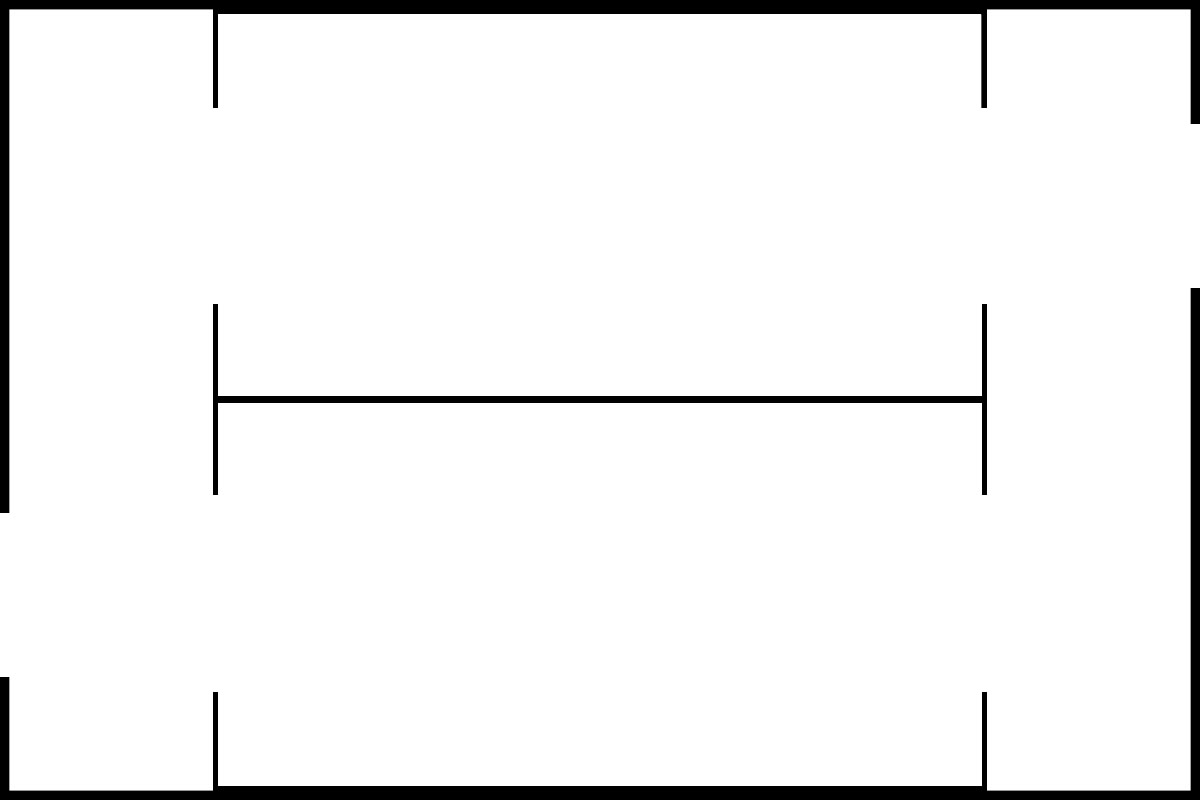
%> input picture stationary.jpg, 1200 x 800 px
$ octave project_code.m   (GNU Octave 9; MATLAB toolbox functions it lacks are replaced by stand-ins)
%> lines starting %> are read from the running program, lines starting %| are printed output that depends on the picture
mapLayers.StationaryObstacles = imread('stationary.jpg');
%> mapLayers.StationaryObstacles is the input picture: size 800x1200x3 uint8; min 0, max 255, mean 241.6
mapLayers.StationaryObstacles = im2gray(mapLayers.StationaryObstacles);
%> mapLayers.StationaryObstacles: size 800x1200 uint8
mapLayers.StationaryObstacles = imcomplement(mapLayers.StationaryObstacles);
mapLayers.RoadMarkings = imread("road_markings.jpg");
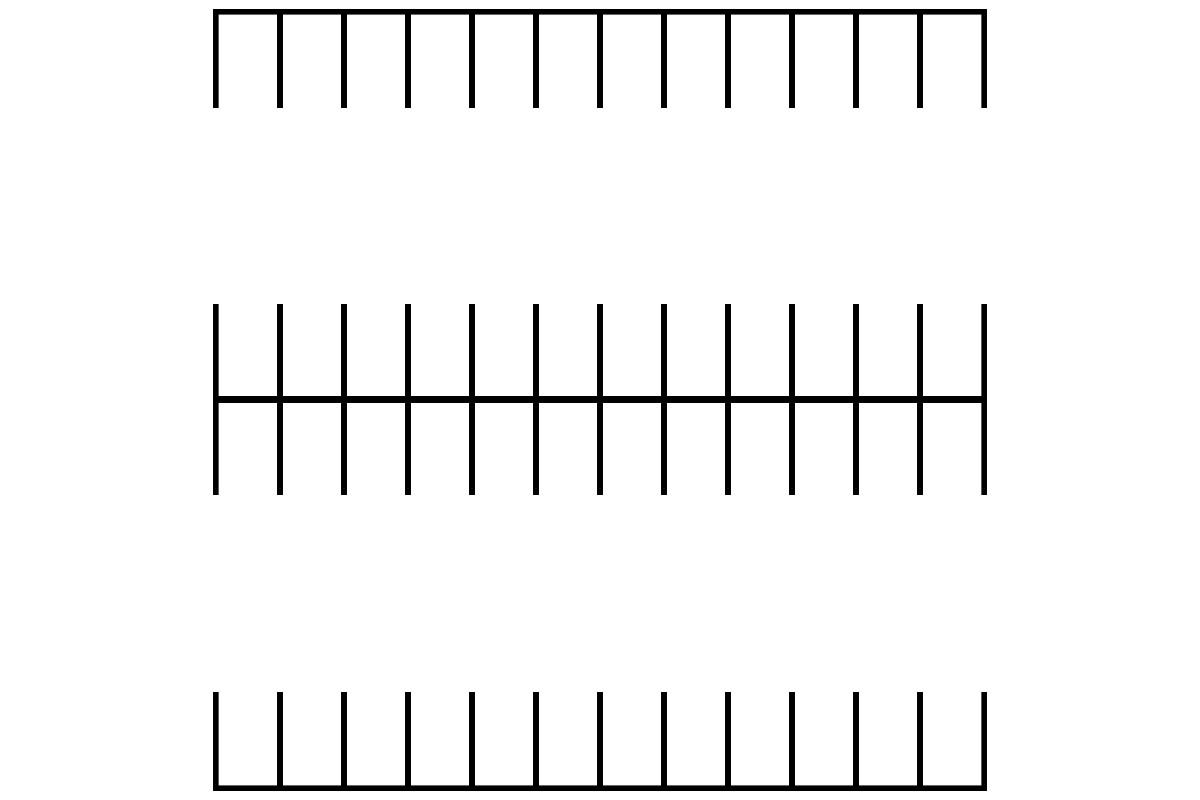
%> input picture road_markings.jpg, 1200 x 800 px
%> mapLayers.RoadMarkings is the input picture: size 800x1200x3 uint8; min 0, max 255, mean 243.6
mapLayers.RoadMarkings = im2gray(mapLayers.RoadMarkings);
%> mapLayers.RoadMarkings: size 800x1200 uint8
mapLayers.RoadMarkings = imcomplement(mapLayers.RoadMarkings);
mapLayers.ParkedCars = imread("parked_cars.jpg");
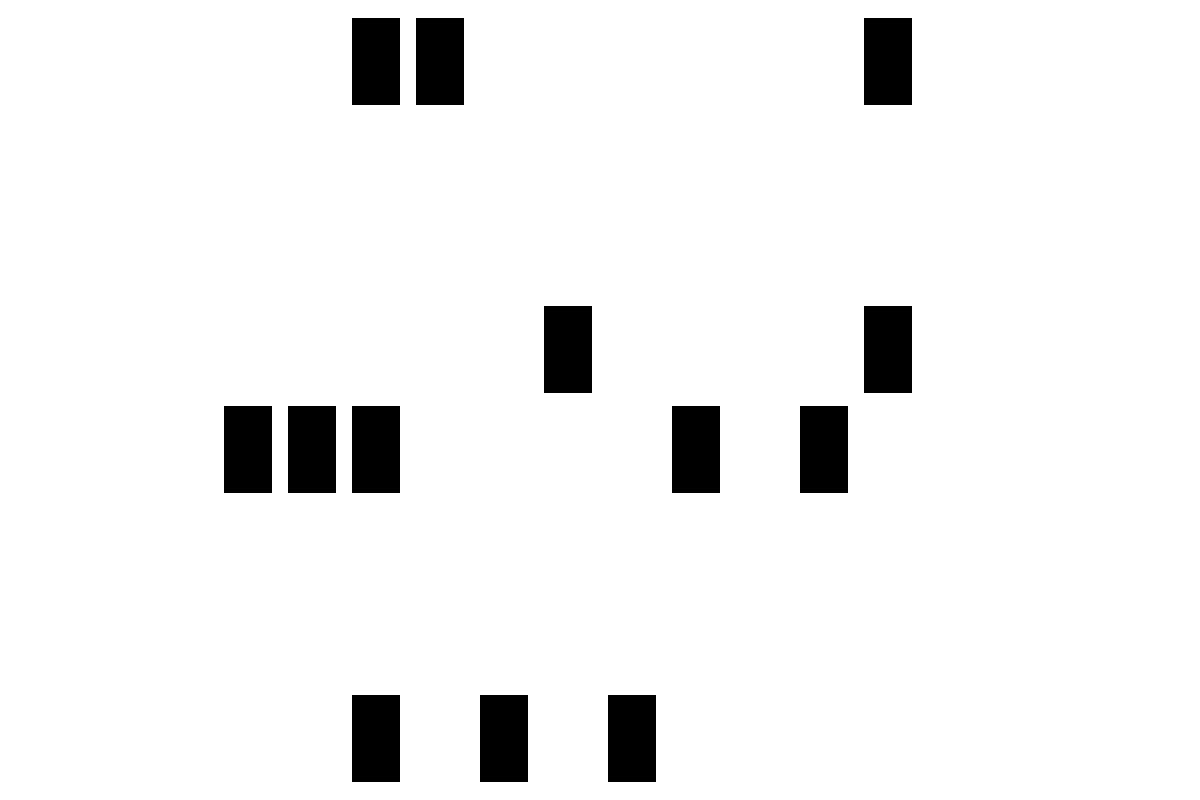
%> input picture parked_cars.jpg, 1200 x 800 px
%> mapLayers.ParkedCars is the input picture: size 800x1200x3 uint8; min 0, max 255, mean 240.6
mapLayers.ParkedCars = im2gray(mapLayers.ParkedCars);
%> mapLayers.ParkedCars: size 800x1200 uint8
mapLayers.ParkedCars = imcomplement(mapLayers.ParkedCars);
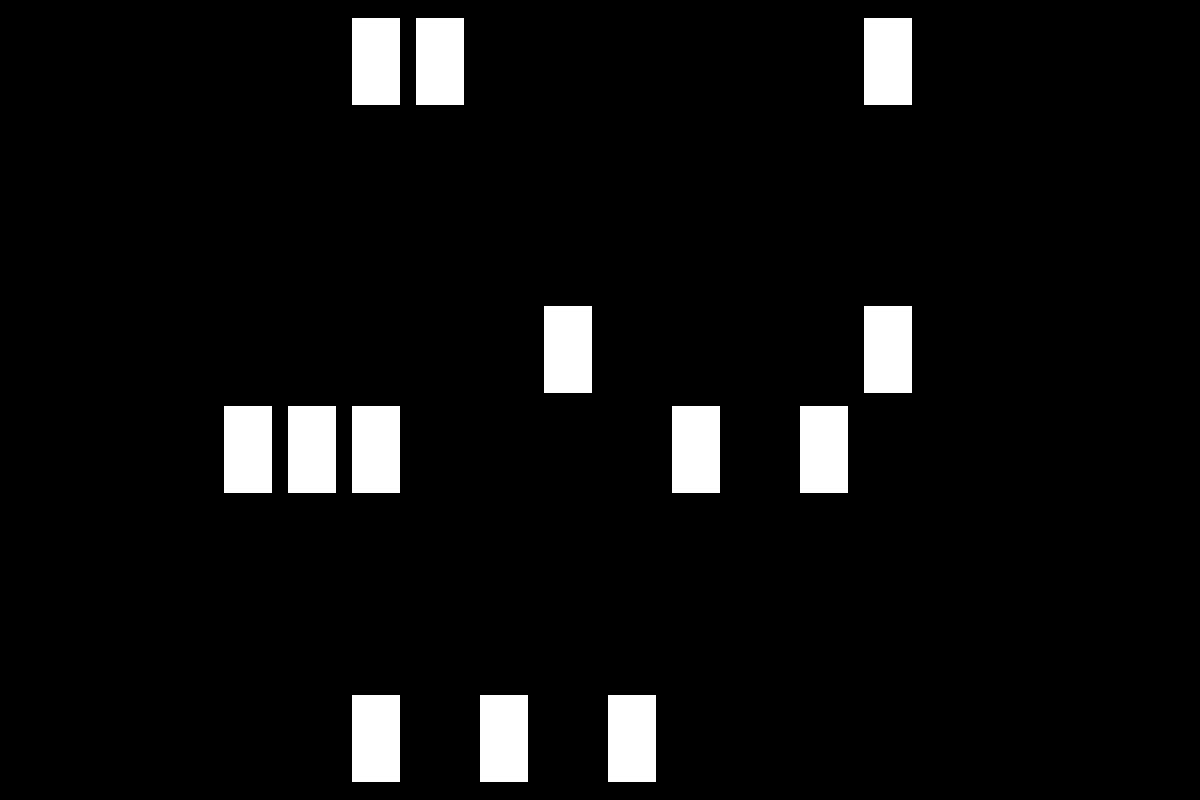
%> mapLayers.ParkedCars: size 800x1200 uint8; min 0, max 255, mean 14.4

% plotMapLayers(mapLayers);

combinedMap = mapLayers.StationaryObstacles + mapLayers.RoadMarkings + mapLayers.ParkedCars;
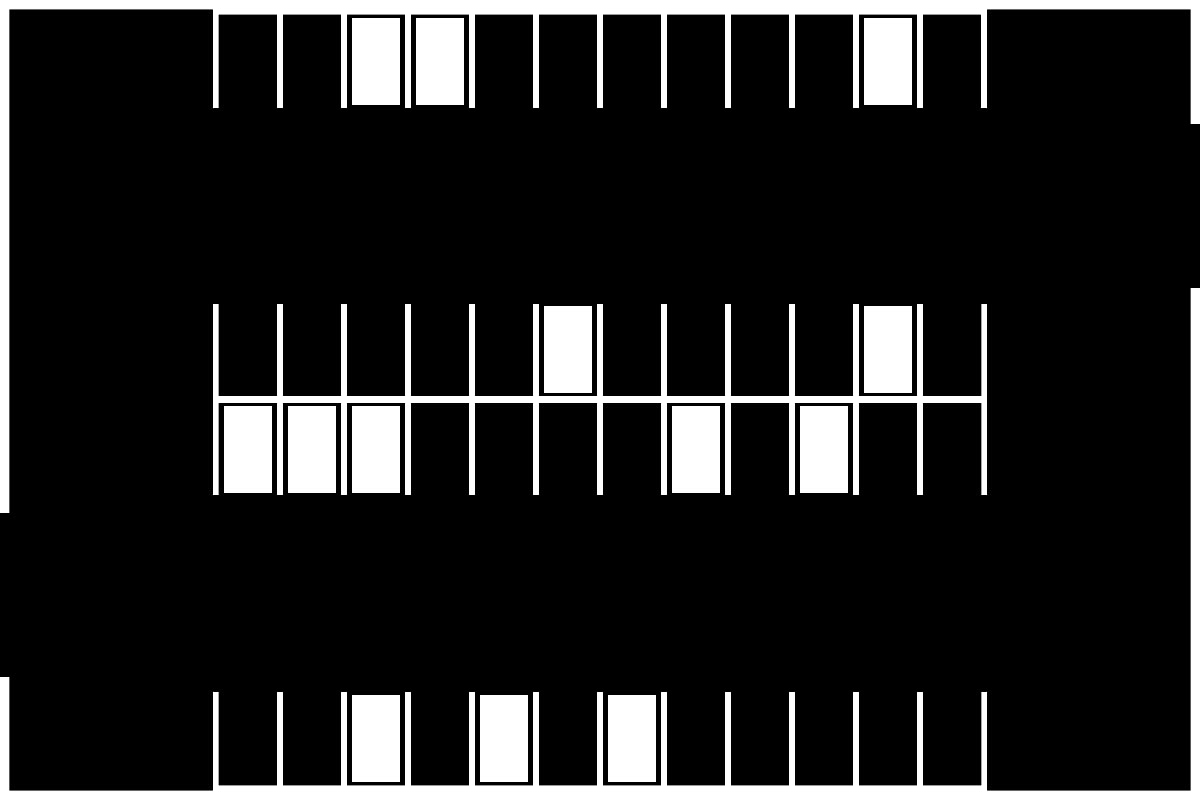
%> combinedMap: size 800x1200 uint8; min 0, max 255, mean 34.7
combinedMap = im2single(combinedMap);
%> combinedMap: size 800x1200 single

res = 0.02083;
%> (the run ends here)
